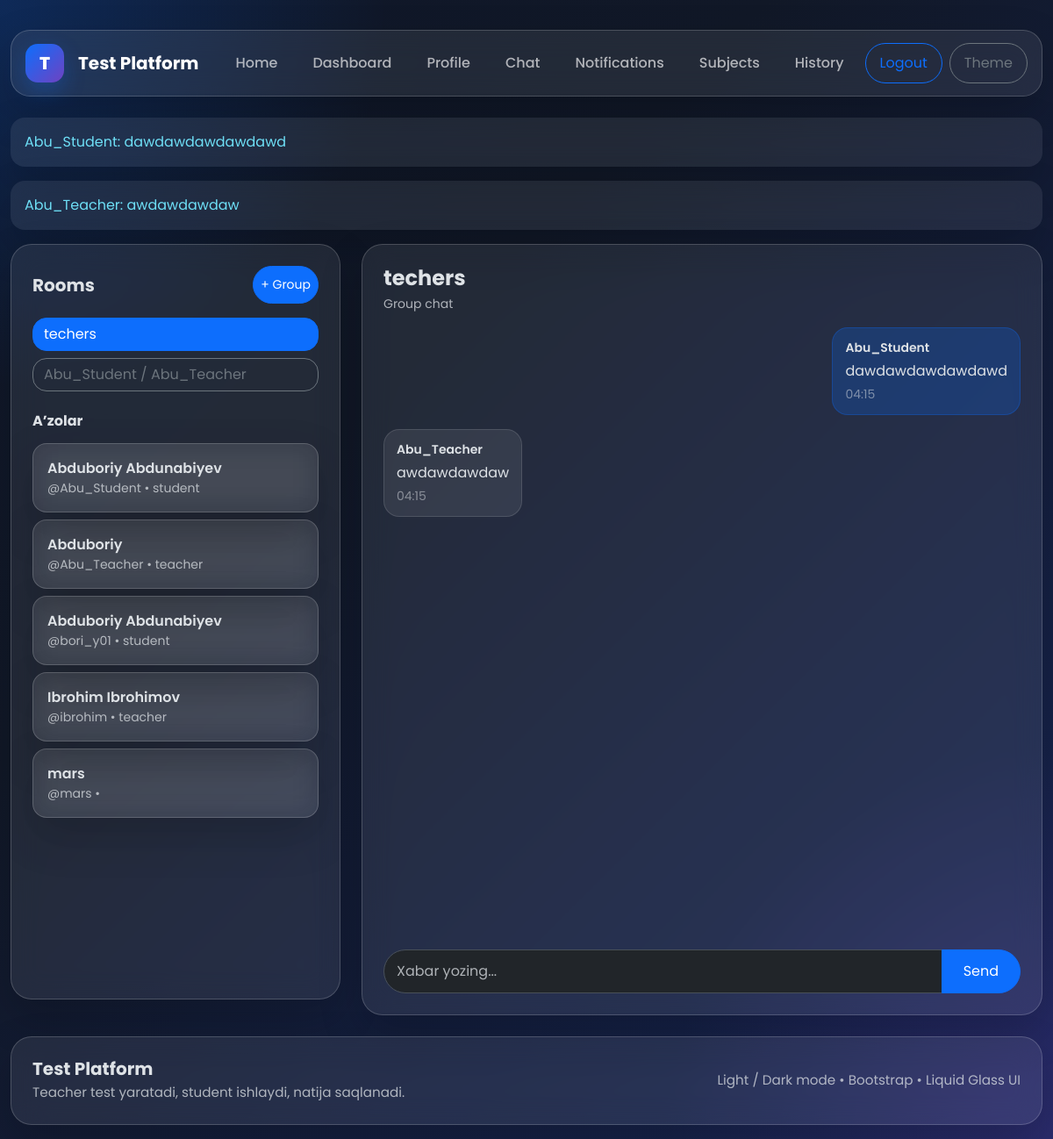
The page /chat/room/3/ (signed in) on the database its author committed.
### messenger/models.py (models this page shows, shortened)
class ChatMessage(models.Model):
    room = models.ForeignKey(ChatRoom, on_delete=models.CASCADE, related_name="messages")
    sender = models.ForeignKey(
        settings.AUTH_USER_MODEL,
        on_delete=models.CASCADE,
        related_name="sent_messages",
    )
    text = models.TextField()
    created_at = models.DateTimeField(auto_now_add=True)
    class Meta:
        ordering = ["created_at"]
    def __str__(self):
        return f"{self.sender.username}: {self.text[:30]}"

class ChatRoom(models.Model):
    ROOM_TYPE_CHOICES = (
        ("private", "Private"),
        ("group", "Group"),
    )
    name = models.CharField(max_length=255, blank=True, null=True)
    room_type = models.CharField(max_length=20, choices=ROOM_TYPE_CHOICES, default="private")
    created_by = models.ForeignKey(
        settings.AUTH_USER_MODEL,
        on_delete=models.CASCADE,
        related_name="created_chat_rooms",
    )
    created_at = models.DateTimeField(auto_now_add=True)
    class Meta:
        ordering = ["-created_at"]
    @property
    def room_title(self):
        if self.room_type == "group":
            return self.name or f"Group {self.id}"
        members = self.members.select_related("user").all()
        names = [m.user.username for m in members]
        return " / ".join(names)

class RoomMembership(models.Model):
    room = models.ForeignKey(ChatRoom, on_delete=models.CASCADE, related_name="members")
    user = models.ForeignKey(
        settings.AUTH_USER_MODEL,
        on_delete=models.CASCADE,
        related_name="chat_memberships",
    )
    joined_at = models.DateTimeField(auto_now_add=True)
    class Meta:
        unique_together = ("room", "user")

### accounts/models.py (models this page shows, shortened)
class User(AbstractUser):
    ROLE_CHOICES = (
        ('teacher', 'Teacher'),
        ('student', 'Student'),
    )
    role = models.CharField(
        max_length=20,
        choices=ROLE_CHOICES,
        default='student'
    )
    avatar = models.ImageField(
        upload_to='avatars/',
        blank=True,
        null=True
    )
    birth_date = models.DateField(
        blank=True,
        null=True
    )
    telegram_username = models.CharField(
        max_length=100,
        blank=True,
        null=True,
        help_text="Masalan: @username"
    )
    telegram_id = models.CharField(
        max_length=50,
        blank=True,
        null=True,
        help_text="Telegram chat ID (bot ishlashi uchun kerak)"
    )
    instagram = models.CharField(
        max_length=255,
        blank=True,
        null=True
    )
    bio = models.TextField(
        blank=True,
        null=True
    )
    @property
    def full_name(self):
        name = f"{self.first_name} {self.last_name}".strip()
        return name if name else self.username

### messenger/views.py (the view)
# urls.py: path("room/<int:room_id>/", chat_room_view, name="chat_room"),
@login_required
def chat_room_view(request, room_id):
    room = get_object_or_404(ChatRoom, id=room_id, members__user=request.user)
    messages = room.messages.select_related("sender").all()
    members = room.members.select_related("user").all()
    rooms = (
        ChatRoom.objects.filter(members__user=request.user)
        .distinct()
        .prefetch_related("members__user")
    )
    users = User.objects.exclude(id=request.user.id).order_by("username")
    return render(request, "messenger/chat_room.html", {
        "room": room,
        "messages": messages,
        "members": members,
        "rooms": rooms,
        "users": users,
    })

### templates/messenger/chat_room.html (shortened to what this page needs)
{% extends 'base.html' %}
{% block content %}
<div class="row g-4 chat-layout">
    <div class="col-lg-4">
        <div class="glass main-card p-4 chat-sidebar h-100">
            <div class="d-flex justify-content-between align-items-center mb-3">
                <h5 class="fw-bold mb-0">Rooms</h5>
                <a href="{% url 'create_group' %}" class="btn btn-primary btn-sm rounded-pill">+ Group</a>
            </div>
            <div class="d-grid gap-2 mb-4">
                {% for item in rooms %}
                    <a href="{% url 'chat_room' item.id %}" class="btn {% if item.id == room.id %}btn-primary{% else %}btn-outline-secondary{% endif %} text-start rounded-4">
                        {{ item.room_title }}
                    </a>
                {% endfor %}
            </div>
            <h6 class="fw-bold mb-3">A’zolar</h6>
            <div class="d-grid gap-2 mb-4">
                {% for member in members %}
                    <div class="glass rounded-4 p-3">
                        <div class="fw-semibold">{{ member.user.full_name }}</div>
                        <div class="small opacity-75">@{{ member.user.username }} • {{ member.user.role }}</div>
                    </div>
                {% endfor %}
            </div>
        </div>
    </div>
    <div class="col-lg-8">
        <div class="glass main-card p-4 h-100 d-flex flex-column">
            <div class="d-flex justify-content-between align-items-center mb-3 flex-wrap gap-2">
                <div>
                    <h4 class="fw-bold mb-1">{{ room.room_title }}</h4>
                    <div class="small opacity-75">{{ room.room_type|title }} chat</div>
                </div>
            </div>
            <div id="chatMessages" class="chat-messages d-flex flex-column gap-3 mb-3">
                {% for message in messages %}
                    <div class="msg-bubble {% if message.sender_id == request.user.id %}msg-me{% else %}msg-other{% endif %}">
                        <div class="small fw-semibold mb-1">{{ message.sender.username }}</div>
                        <div>{{ message.text }}</div>
                        <div class="small opacity-50 mt-1">{{ message.created_at|date:'H:i' }}</div>
                    </div>
                {% empty %}
                    <div class="alert alert-info rounded-4">Hali message yo‘q.</div>
                {% endfor %}
            </div>
            <form id="chatForm" class="mt-auto">
                <div class="input-group">
                    <input type="text" id="chatInput" class="form-control rounded-start-pill" placeholder="Xabar yozing...">
                    <button class="btn btn-primary rounded-end-pill px-4" type="submit">Send</button>
                </div>
            </form>
        </div>
    </div>
</div>
{% endblock %}

### templates/base.html (shortened to what this page needs)
<!DOCTYPE html>
<html lang="uz" data-bs-theme="dark">
<head>
    <link href="https://cdn.jsdelivr.net/npm/bootstrap@5.3.3/dist/css/bootstrap.min.css" rel="stylesheet">
</head>
<body>
    <div class="container-fluid site-container py-3">
        <nav class="navbar navbar-expand-lg glass navbar-glass px-3 mb-4">
            <div class="container-fluid px-0">
                <a class="navbar-brand d-flex align-items-center gap-3 fw-bold" href="/">
                    <span class="brand-logo">T</span>
                    <span>Test Platform</span>
                </a>
                <div class="collapse navbar-collapse" id="mainNav">
                    <ul class="navbar-nav ms-auto align-items-lg-center gap-2">
                        <li class="nav-item"><a class="nav-link" href="/">Home</a></li>
                        {% if request.user.is_authenticated %}
                            <li class="nav-item"><a class="nav-link" href="/accounts/dashboard/">Dashboard</a></li>
                            <li class="nav-item"><a class="nav-link" href="/accounts/profile/">Profile</a></li>
                            <li class="nav-item"><a class="nav-link" href="/chat/">Chat</a></li>
                            <li class="nav-item"><a class="nav-link" href="/quiz/notifications/">Notifications</a></li>
                            {% if request.user.role == 'student' %}
                                <li class="nav-item"><a class="nav-link" href="/quiz/subjects/">Subjects</a></li>
                                <li class="nav-item"><a class="nav-link" href="/quiz/history/">History</a></li>
                            {% endif %}
                            <li class="nav-item">
                                <a class="btn btn-outline-primary rounded-pill px-3" href="/accounts/logout/">Logout</a>
                            </li>
                        {% else %}
                            <li class="nav-item"><a class="nav-link" href="/accounts/login/">Login</a></li>
                            <li class="nav-item"><a class="btn btn-primary rounded-pill px-3" href="/accounts/register/">Register</a></li>
                        {% endif %}
                        <li class="nav-item">
                            <button id="themeToggle" class="btn btn-outline-secondary rounded-pill px-3" type="button">Theme</button>
                        </li>
                    </ul>
                </div>
            </div>
        </nav>
        {% if messages %}
            <div class="mb-3">
                {% for message in messages %}
                    <div class="alert alert-{{ message.tags|default:'info' }} rounded-4 glass border-0">{{ message }}</div>
                {% endfor %}
            </div>
        {% endif %}
        <main>
            {% block content %}{% endblock %}
        </main>
        <footer class="glass footer-glass mt-4 p-4">
            <div class="row g-3 align-items-center">
                <div class="col-lg-6">
                    <h5 class="fw-bold mb-1">Test Platform</h5>
                    <div class="small-muted">Teacher test yaratadi, student ishlaydi, natija saqlanadi.</div>
                </div>
                <div class="col-lg-6 text-lg-end">
                    <div class="small-muted">Light / Dark mode • Bootstrap • Liquid Glass UI</div>
                </div>
            </div>
        </footer>
    </div>
</body>
</html>

### templates/base.html (style rules this page uses)
:root { --glass-bg: rgba(255, 255, 255, 0.08); --glass-bg-strong: rgba(255, 255, 255, 0.12); --glass-border: rgba(255, 255, 255, 0.18); --glass-shadow: 0 20px 50px rgba(0, 0, 0, 0.18); --dark-bg-1: #0f172a; --dark-bg-2: #111827; --dark-bg-3: #172554; --light-bg-1: #f5f7ff; --light-bg-2: #eef3ff; --light-bg-3: #f9fbff; }
* { box-sizing: border-box; }
html, body { min-height: 100%; }
body { font-family: 'Poppins', sans-serif; background: radial-gradient(circle at top left, rgba(13, 110, 253, 0.22), transparent 25%), radial-gradient(circle at bottom right, rgba(111, 66, 193, 0.22), transparent 25%), linear-gradient(135deg, var(--dark-bg-1), var(--dark-bg-2) 35%, var(--dark-bg-3) 100%); background-attachment: fixed; transition: background .25s ease, color .25s ease; }
.site-container { max-width: 1500px; }
.glass { background: var(--glass-bg); border: 1px solid var(--glass-border); backdrop-filter: blur(16px); -webkit-backdrop-filter: blur(16px); box-shadow: var(--glass-shadow); }
.main-card { border-radius: 24px; }
.navbar-glass { border-radius: 22px; margin-top: 18px; padding-top: 10px; padding-bottom: 10px; }
.brand-logo { width: 44px; height: 44px; border-radius: 14px; display: inline-flex; align-items: center; justify-content: center; font-weight: 800; color: #fff; background: linear-gradient(135deg, #0d6efd, #6f42c1); box-shadow: 0 10px 25px rgba(13, 110, 253, 0.28); }
.navbar .nav-link { font-weight: 500; border-radius: 999px; padding: 10px 16px !important; transition: .2s ease; }
.form-control, .form-select { border-radius: 14px; padding: 12px 14px; }
.btn.rounded-pill { padding-top: 10px; padding-bottom: 10px; }
.footer-glass { border-radius: 24px; }
.small-muted { opacity: .75; font-size: .95rem; }

### templates/messenger/chat_room.html (style rules this page uses)
.chat-layout { min-height: 72vh; }
.chat-sidebar { max-height: 72vh; overflow: auto; }
.chat-messages { height: 58vh; overflow-y: auto; }
.msg-bubble { max-width: 78%; border-radius: 18px; padding: 12px 14px; }
.msg-me { margin-left: auto; background: rgba(13,110,253,0.22); border: 1px solid rgba(13,110,253,0.28); }
.msg-other { margin-right: auto; background: rgba(255,255,255,0.08); border: 1px solid rgba(255,255,255,0.12); }

### rows shown on the page
ChatMessage: sender+text "Abu_Student: dawdawdawdawdawd", sender.username "Abu_Student", text "dawdawdawdawdawd", created_at "04:15"
ChatMessage: sender+text "Abu_Teacher: awdawdawdaw", sender.username "Abu_Teacher", text "awdawdawdaw", created_at "04:15"
ChatRoom: room_title "techers", room_type "Group"
ChatRoom: room_title "Abu_Student / Abu_Teacher"
RoomMembership: user.full_name "Abduboriy Abdunabiyev", user.username "Abu_Student", user.role "student"
RoomMembership: user.full_name "Abduboriy", user.username "Abu_Teacher", user.role "teacher"
RoomMembership: user.full_name "Abduboriy Abdunabiyev", user.username "bori_y01", user.role "student"
RoomMembership: user.full_name "Ibrohim Ibrohimov", user.username "ibrohim", user.role "teacher"
RoomMembership: user.full_name "mars", user.username "mars"
